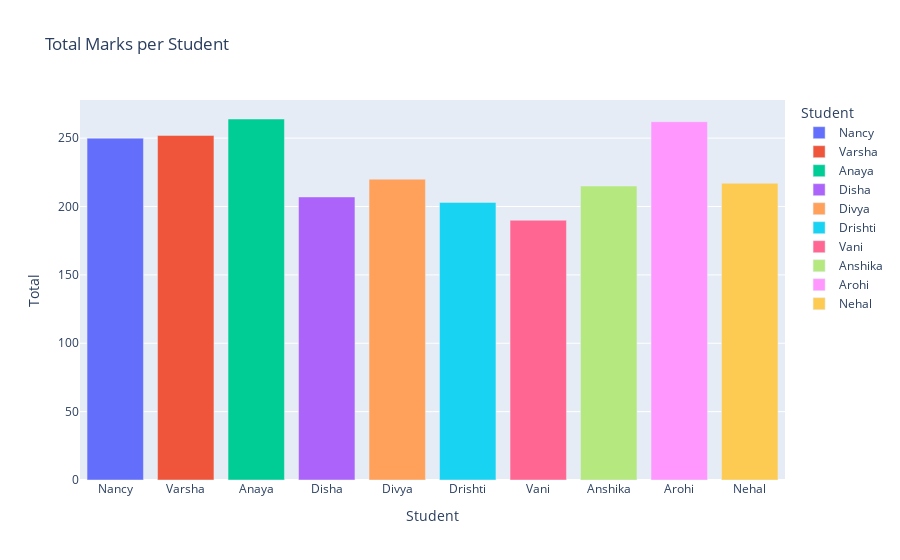

Notebook cell for this chart:
### Code cell
# 3. Visualizations

#  Bar Chart – Total Marks per Student
fig1 = px.bar(df, x='Student', y='Total', color='Student', title='Total Marks per Student')
fig1.show()

### Figure 1 — Plotly figure (JSON) as saved in the notebook; plotly's stock layout.template omitted (floating-point values rounded to 4 significant figures)
{"data": [{"alignmentgroup": "True", "hovertemplate": "Student=%{x}<br>Total=%{y}<extra></extra>", "legendgroup": "Nancy", "marker": {"color": "#636efa", "pattern": {"shape": ""}}, "name": "Nancy", "offsetgroup": "Nancy", "orientation": "v", "showlegend": true, "textposition": "auto", "type": "bar", "x": ["Nancy"], "xaxis": "x", "y": [250], "yaxis": "y"}, {"alignmentgroup": "True", "hovertemplate": "Student=%{x}<br>Total=%{y}<extra></extra>", "legendgroup": "Varsha", "marker": {"color": "#EF553B", "pattern": {"shape": ""}}, "name": "Varsha", "offsetgroup": "Varsha", "orientation": "v", "showlegend": true, "textposition": "auto", "type": "bar", "x": ["Varsha"], "xaxis": "x", "y": [252], "yaxis": "y"}, {"alignmentgroup": "True", "hovertemplate": "Student=%{x}<br>Total=%{y}<extra></extra>", "legendgroup": "Anaya", "marker": {"color": "#00cc96", "pattern": {"shape": ""}}, "name": "Anaya", "offsetgroup": "Anaya", "orientation": "v", "showlegend": true, "textposition": "auto", "type": "bar", "x": ["Anaya"], "xaxis": "x", "y": [264], "yaxis": "y"}, {"alignmentgroup": "True", "hovertemplate": "Student=%{x}<br>Total=%{y}<extra></extra>", "legendgroup": "Disha", "marker": {"color": "#ab63fa", "pattern": {"shape": ""}}, "name": "Disha", "offsetgroup": "Disha", "orientation": "v", "showlegend": true, "textposition": "auto", "type": "bar", "x": ["Disha"], "xaxis": "x", "y": [207], "yaxis": "y"}, {"alignmentgroup": "True", "hovertemplate": "Student=%{x}<br>Total=%{y}<extra></extra>", "legendgroup": "Divya", "marker": {"color": "#FFA15A", "pattern": {"shape": ""}}, "name": "Divya", "offsetgroup": "Divya", "orientation": "v", "showlegend": true, "textposition": "auto", "type": "bar", "x": ["Divya"], "xaxis": "x", "y": [220], "yaxis": "y"}, {"alignmentgroup": "True", "hovertemplate": "Student=%{x}<br>Total=%{y}<extra></extra>", "legendgroup": "Drishti", "marker": {"color": "#19d3f3", "pattern": {"shape": ""}}, "name": "Drishti", "offsetgroup": "Drishti", "orientation": "v", "showlegend": true, "textposition": "auto", "type": "bar", "x": ["Drishti"], "xaxis": "x", "y": [203], "yaxis": "y"}, {"alignmentgroup": "True", "hovertemplate": "Student=%{x}<br>Total=%{y}<extra></extra>", "legendgroup": "Vani", "marker": {"color": "#FF6692", "pattern": {"shape": ""}}, "name": "Vani", "offsetgroup": "Vani", "orientation": "v", "showlegend": true, "textposition": "auto", "type": "bar", "x": ["Vani"], "xaxis": "x", "y": [190], "yaxis": "y"}, {"alignmentgroup": "True", "hovertemplate": "Student=%{x}<br>Total=%{y}<extra></extra>", "legendgroup": "Anshika", "marker": {"color": "#B6E880", "pattern": {"shape": ""}}, "name": "Anshika", "offsetgroup": "Anshika", "orientation": "v", "showlegend": true, "textposition": "auto", "type": "bar", "x": ["Anshika"], "xaxis": "x", "y": [215], "yaxis": "y"}, {"alignmentgroup": "True", "hovertemplate": "Student=%{x}<br>Total=%{y}<extra></extra>", "legendgroup": "Arohi", "marker": {"color": "#FF97FF", "pattern": {"shape": ""}}, "name": "Arohi", "offsetgroup": "Arohi", "orientation": "v", "showlegend": true, "textposition": "auto", "type": "bar", "x": ["Arohi"], "xaxis": "x", "y": [262], "yaxis": "y"}, {"alignmentgroup": "True", "hovertemplate": "Student=%{x}<br>Total=%{y}<extra></extra>", "legendgroup": "Nehal", "marker": {"color": "#FECB52", "pattern": {"shape": ""}}, "name": "Nehal", "offsetgroup": "Nehal", "orientation": "v", "showlegend": true, "textposition": "auto", "type": "bar", "x": ["Nehal"], "xaxis": "x", "y": [217], "yaxis": "y"}], "layout": {"autosize": true, "barmode": "relative", "legend": {"title": {"text": "Student"}, "tracegroupgap": 0}, "title": {"text": "Total Marks per Student"}, "xaxis": {"anchor": "y", "autorange": true, "categoryarray": ["Nancy", "Varsha", "Anaya", "Disha", "Divya", "Drishti", "Vani", "Anshika", "Arohi", "Nehal"], "categoryorder": "array", "domain": [0, 1], "range": [-0.5, 9.5], "title": {"text": "Student"}, "type": "category"}, "yaxis": {"anchor": "x", "autorange": true, "domain": [0, 1], "range": [0, 277.9], "title": {"text": "Total"}, "type": "linear"}}}
